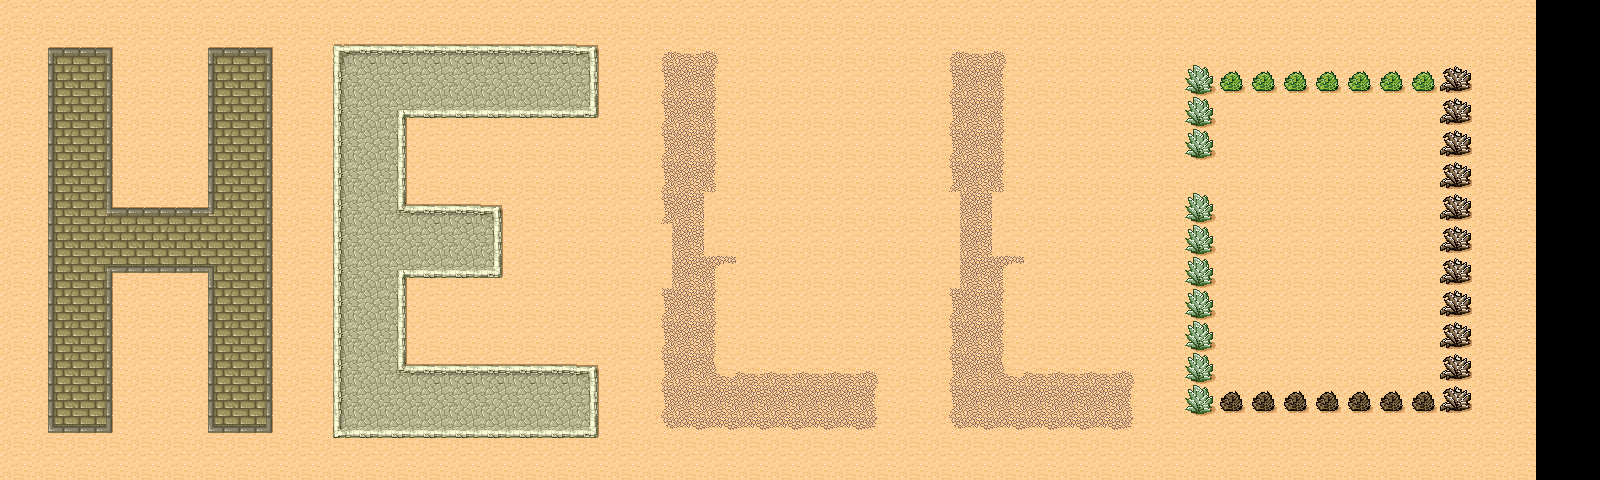

The image is a tile-based game level rendered from a .tmx file. Its description and source (layers, tilesets, objects; grid data summarised) follow:
An orthogonal 50x15 tile map with 32x32 px tiles, 1 tile layer (Capa de Patrones 1).

<map version="1.5" tiledversion="1.7.2" orientation="orthogonal" renderorder="right-down" width="50" height="15" tilewidth="32" tileheight="32" infinite="0" nextlayerid="2" nextobjectid="1">
 <tileset firstgid="1" name="Desert" tilewidth="32" tileheight="32" spacing="1" margin="1" tilecount="48" columns="8">
  <image source="tmw_desert_spacing..png" width="265" height="199" />
  <wangsets>
   <wangset name="Terrains" type="corner" tile="-1">
    <wangcolor name="Bricks" color="#ff0000" tile="9" probability="1" />
    <wangcolor name="Rocks" color="#00ff00" tile="27" probability="1" />
    <wangcolor name="Dirt" color="#0000ff" tile="14" probability="1" />
    <wangcolor name="Desert" color="#ff7700" tile="29" probability="1" />
    <wangtile tileid="0" wangid="0,4,0,1,0,4,0,4" />
    <wangtile tileid="1" wangid="0,4,0,1,0,1,0,4" />
    <wangtile tileid="2" wangid="0,4,0,4,0,1,0,4" />
    <wangtile tileid="3" wangid="0,3,0,4,0,3,0,3" />
    <wangtile tileid="4" wangid="0,3,0,3,0,4,0,3" />
    <wangtile tileid="5" wangid="0,4,0,3,0,4,0,4" />
    <wangtile tileid="6" wangid="0,4,0,3,0,3,0,4" />
    <wangtile tileid="7" wangid="0,4,0,4,0,3,0,4" />
    <wangtile tileid="8" wangid="0,1,0,1,0,4,0,4" />
    <wangtile tileid="9" wangid="0,1,0,1,0,1,0,1" />
    <wangtile tileid="10" wangid="0,4,0,4,0,1,0,1" />
    <wangtile tileid="11" wangid="0,4,0,3,0,3,0,3" />
    <wangtile tileid="12" wangid="0,3,0,3,0,3,0,4" />
    <wangtile tileid="13" wangid="0,3,0,3,0,4,0,4" />
    <wangtile tileid="14" wangid="0,3,0,3,0,3,0,3" />
    <wangtile tileid="15" wangid="0,4,0,4,0,3,0,3" />
    <wangtile tileid="16" wangid="0,1,0,4,0,4,0,4" />
    <wangtile tileid="17" wangid="0,1,0,4,0,4,0,1" />
    <wangtile tileid="18" wangid="0,4,0,4,0,4,0,1" />
    <wangtile tileid="19" wangid="0,1,0,4,0,1,0,1" />
    <wangtile tileid="20" wangid="0,1,0,1,0,4,0,1" />
    <wangtile tileid="21" wangid="0,3,0,4,0,4,0,4" />
    <wangtile tileid="22" wangid="0,3,0,4,0,4,0,3" />
    <wangtile tileid="23" wangid="0,4,0,4,0,4,0,3" />
    <wangtile tileid="24" wangid="0,4,0,2,0,4,0,4" />
    <wangtile tileid="25" wangid="0,4,0,2,0,2,0,4" />
    <wangtile tileid="26" wangid="0,4,0,4,0,2,0,4" />
    <wangtile tileid="27" wangid="0,4,0,1,0,1,0,1" />
    <wangtile tileid="28" wangid="0,1,0,1,0,1,0,4" />
    <wangtile tileid="29" wangid="0,4,0,4,0,4,0,4" />
    <wangtile tileid="32" wangid="0,2,0,4,0,4,0,4" />
    <wangtile tileid="33" wangid="0,2,0,4,0,4,0,2" />
    <wangtile tileid="34" wangid="0,4,0,4,0,4,0,2" />
    <wangtile tileid="35" wangid="0,4,0,2,0,2,0,2" />
    <wangtile tileid="36" wangid="0,2,0,2,0,2,0,4" />
   </wangset>
  </wangsets>
 </tileset>
 <layer id="1" name="Capa de Patrones 1" width="50" height="15">
  <data>[750 cells, 720 non-empty, 40 distinct tile ids]</data>
 </layer>
</map>
